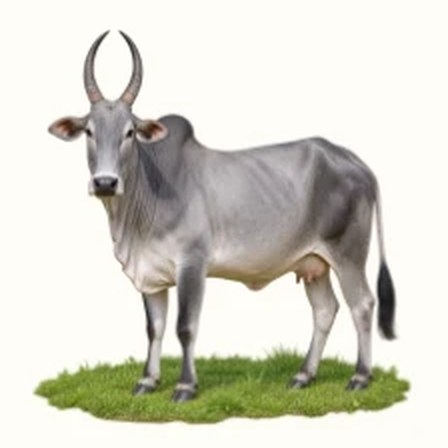
#> input picture seed-media/breeds/amritmahal.jpg, 448 x 448 px; its folder holds only this picture in this run
$ python cow-pasture.py
#> lines starting #> are read from the running program, lines starting #| are printed output that depends on the picture; after the words box and inside, x2 and y2 are one past the last pixel; in counts of white or black regions, pixels touching at a corner belong together
"""
Puts every breed photo (seed-media/breeds/*.jpg: a cow on a white backdrop
standing on a small grass patch) into a photo-like pasture, so the cow looks
like it is really standing in a field: sky, a hazy tree line, meadow with depth
blur, a soft contact shadow and grass in front of the hooves.
Output: public/images/cows/<slug>.jpg (800x800).
Run: python3 scripts/cow-pasture.py
"""
import glob
import math
import os
import random

import cv2
import numpy as np
from PIL import Image, ImageDraw, ImageFilter

S = 1120  # large enough for the cow detail page; the cow comes from the 4x AI-upscaled photo
F = S / 560  # sizes below were tuned at 560 px
os.makedirs('public/images/cows', exist_ok=True)


def cutout(path):
    """Remove the near-white backdrop by flood-filling from the border."""
#> called with path = 'seed-media/breeds/amritmahal.jpg'
    img = cv2.imread(path)
#> img is the input picture: shape (448, 448, 3); mean B, G, R 200.1, 211.3, 212.5
    h, w = img.shape[:2]
    lab = cv2.cvtColor(img, cv2.COLOR_BGR2LAB).astype(np.int16)
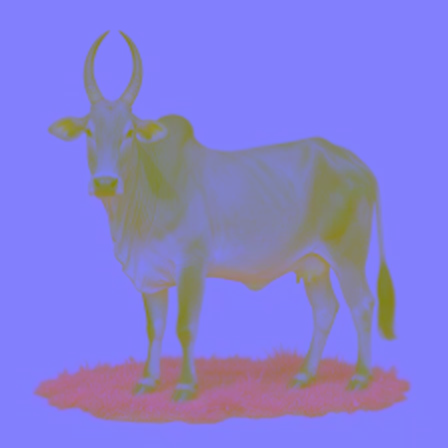
#> lab: shape (448, 448, 3) int16; mean B, G, R 213.9, 126.4, 133.7
    bg = np.median(np.concatenate([lab[0], lab[-1], lab[:, 0], lab[:, -1]]), axis=0)
#> bg = [253, 127, 130]
    dist = np.sqrt(((lab - bg) ** 2).sum(2))
    near = (dist < 14).astype(np.uint8)
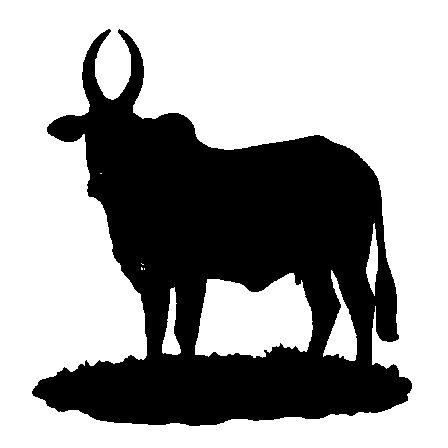
#> near: shape (448, 448); values 0 (black) and 1 (white), 63% white; 1 black region, box (x1, y1, x2, y2) and area: (32, 29, 412, 426) 74167
    mask = np.zeros((h + 2, w + 2), np.uint8)
    flood = near.copy() * 255
    for x, y in [(0, 0), (w - 1, 0), (0, h - 1), (w - 1, h - 1), (w // 2, 0)]:
        if flood[y, x] == 255:
            cv2.floodFill(flood, mask, (x, y), 128)
    alpha = np.where(flood == 128, 0, 255).astype(np.uint8)
#> alpha: shape (448, 448); 42% white; 1 white region, box (x1, y1, x2, y2) and area: (32, 29, 412, 426) 84231
    # backdrop showing through closed gaps (between the legs, under the belly)
    n, lbl, stats, _ = cv2.connectedComponentsWithStats((dist < 9).astype(np.uint8), 8)
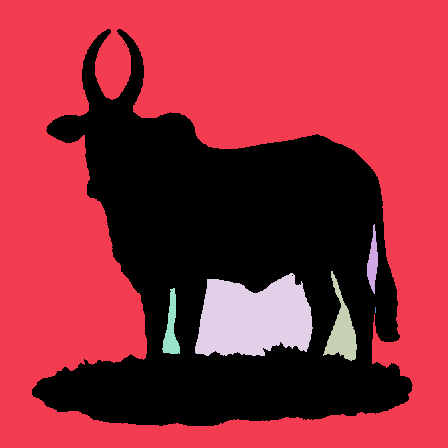
#> lbl: shape (448, 448) int32; 7 distinct labels, from 0 to 6; one colour per label, 0 black
#> n = 7; stats = [[32, 29, 381, 397, 75261], [0, 0, 448, 448, 115727], [367, 224, 11, 70, 435], [323, 271, 34, 90, 1248], [195, 273, 118, 83, 7437], [162, 288, 18, 66, 590], [375, 307, 1, 6, 6]]
    for i in range(1, n):
        if stats[i, cv2.CC_STAT_AREA] >= 120:
            alpha[lbl == i] = 0
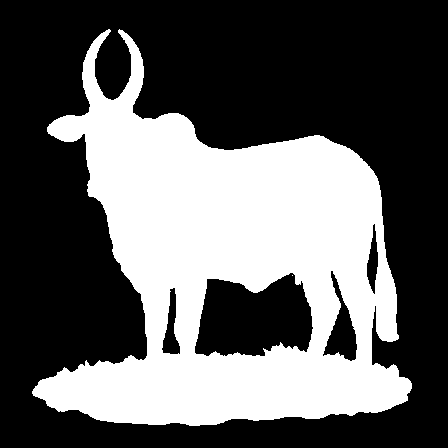
#> alpha: shape (448, 448); 37.1% white; 2 white regions (1 under 20 px), largest, box (x1, y1, x2, y2) and area: (32, 29, 412, 426) 74520
    # drop the grass patch the photo stood on (green or pale pixels in the bottom band)
    ys_, xs_ = np.where(alpha > 40)
    top, bottom = ys_.min(), ys_.max()
#> top = 29; bottom = 425
    band = int(bottom - (bottom - top) * 0.2)
#> band = 345
    rgbi = img[..., ::-1].astype(np.int16)
    R, G, B = rgbi[..., 0], rgbi[..., 1], rgbi[..., 2]
    greenish = (G > R + 6) & (G > B + 6)
#> greenish: shape (448, 448) bool; 8.1% white; 1 white region, box (x1, y1, x2, y2) and area: (33, 351, 410, 422) 16351
    pale = (rgbi.min(2) > 200) & ((rgbi.max(2) - rgbi.min(2)) < 30)
#> pale: shape (448, 448) bool; 64.8% white; 1 black region, box (x1, y1, x2, y2) and area: (33, 30, 411, 426) 70725
    kill = np.zeros_like(alpha, bool)
    kill[band:] = (greenish | pale)[band:]
#> kill: shape (448, 448) bool; 20.4% white; 4 white regions (2 under 20 px), largest, box (x1, y1, x2, y2) and area: (0, 345, 448, 448) 40827, (153, 358, 157, 368) 24
    alpha[kill] = 0
    # the patch outline is a thin line touching the hooves: remove thin shapes in the bottom band
    alpha[band:] = cv2.morphologyEx(alpha[band:], cv2.MORPH_OPEN, cv2.getStructuringElement(cv2.MORPH_ELLIPSE, (13, 13)))
#> alpha: shape (448, 448); 27.1% white; 6 white regions (2 under 20 px), largest, box (x1, y1, x2, y2) and area: (47, 29, 399, 387) 52711, (172, 361, 197, 402) 719, (349, 347, 374, 390) 680, (144, 366, 160, 388) 271
    # keep only the cow: the largest connected shape (drops the patch's leftover outline)
    n2, lbl2, st2, _ = cv2.connectedComponentsWithStats((alpha > 60).astype(np.uint8), 8)
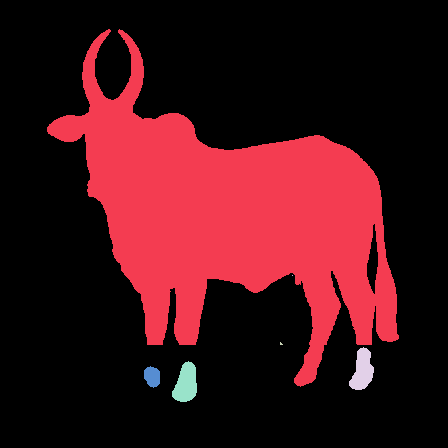
#> lbl2: shape (448, 448) int32; 7 distinct labels, from 0 to 6; one colour per label, 0 black
#> n2 = 7; st2 = [[0, 0, 448, 448, 146316], [47, 29, 352, 358, 52711], [292, 275, 1, 1, 1], [280, 342, 3, 3, 6], [349, 347, 25, 43, 680], [172, 361, 25, 41, 719], [144, 366, 16, 22, 271]]
    if n2 > 1:
        keep = 1 + int(np.argmax(st2[1:, cv2.CC_STAT_AREA]))
#> keep = 1
        body = cv2.dilate((lbl2 == keep).astype(np.uint8), np.ones((5, 5), np.uint8)) > 0
#> body: shape (448, 448) bool; 28.7% white; 1 white region, box (x1, y1, x2, y2) and area: (45, 27, 401, 389) 57533
        alpha[~body] = 0
#> alpha: shape (448, 448); 26.3% white; 2 white regions (1 under 20 px), largest, box (x1, y1, x2, y2) and area: (47, 29, 399, 387) 52711
    alpha = cv2.morphologyEx(alpha, cv2.MORPH_OPEN, np.ones((3, 3), np.uint8))
#> alpha: shape (448, 448); 26.3% white; 1 white region, box (x1, y1, x2, y2) and area: (47, 30, 399, 386) 52700
    alpha = cv2.GaussianBlur(alpha, (0, 0), 0.9)
    rgb = cv2.cvtColor(img, cv2.COLOR_BGR2RGB)
    # use the AI-upscaled photo (scripts/upscale-cows.py) when there is one: the
    # cut-out shape is worked out on the small original and scaled up with it
    hd = path.replace('/breeds/', '/breeds-hd/').replace('.jpg', '.png')
    if os.path.exists(hd):
        rgb = np.asarray(Image.open(hd).convert('RGB'))
        alpha = cv2.resize(alpha, (rgb.shape[1], rgb.shape[0]), interpolation=cv2.INTER_CUBIC)
        # pull the edge in a little so no light fringe from the white backdrop remains
        alpha = cv2.erode(alpha, cv2.getStructuringElement(cv2.MORPH_ELLIPSE, (13, 13)))
        alpha = cv2.GaussianBlur(alpha, (0, 0), 1.2)
    out = np.dstack([rgb, alpha])
    ys, xs = np.where(alpha > 40)
    return Image.fromarray(out[ys.min():ys.max() + 1, xs.min():xs.max() + 1], 'RGBA')


def backdrop(seed):
    rng = np.random.default_rng(seed)
    r = random.Random(seed)
    y = np.linspace(0, 1, S)[:, None]
    horizon = 0.56
    # sky: soft blue at the top, warm haze at the horizon
    top, low = np.array([176, 205, 226]), np.array([244, 238, 224])
    t = np.clip(y / horizon, 0, 1) ** 0.8
    sky = top * (1 - t[..., None]) + low * t[..., None]
    img = np.repeat(sky, S, axis=1).astype(np.float32)
    # a few soft clouds
    cl = Image.new('L', (S, S), 0)
    cd = ImageDraw.Draw(cl)
    for _ in range(5):
        cx, cy = r.uniform(0, S), r.uniform(40 * F, S * 0.32)
        for _k in range(7):
            rr = r.uniform(25, 60) * F
            ox, oy = r.uniform(-70, 70) * F, r.uniform(-12, 12) * F
            cd.ellipse([cx + ox - rr * 1.6, cy + oy - rr * 0.6, cx + ox + rr * 1.6, cy + oy + rr * 0.6], fill=r.randint(60, 110))
    cl = np.array(cl.filter(ImageFilter.GaussianBlur(18 * F))).astype(np.float32)[..., None] / 255
    img = img * (1 - cl) + 255 * cl
    # distant tree line (hazy, blurred)
    tl = Image.new('L', (S, S), 0)
    td = ImageDraw.Draw(tl)
    hy = int(S * horizon)
    x = -20
    while x < S + 20:
        w = r.uniform(30, 80) * F
        h = r.uniform(25, 70) * F
        td.ellipse([x, hy - h, x + w, hy + 10 * F], fill=255)
        x += w * 0.55
    tl = np.array(tl.filter(ImageFilter.GaussianBlur(4 * F))).astype(np.float32)[..., None] / 255
    trees = np.array([112, 132, 102], np.float32)
    img = img * (1 - tl * 0.85) + trees * tl * 0.85
    # meadow: darker, greener and sharper towards the viewer
    g = np.clip((y - horizon) / (1 - horizon), 0, 1)
    far, near_c = np.array([164, 176, 118]), np.array([96, 128, 56])
    meadow = far * (1 - g[..., None]) + near_c * g[..., None]
    m = (y > horizon).astype(np.float32)[..., None]
    img = img * (1 - m) + np.repeat(meadow, S, axis=1) * m
    # grass texture: many short blades, blurred more with distance
    tex = Image.new('RGBA', (S, S), (0, 0, 0, 0))
    gd = ImageDraw.Draw(tex)
    for _ in range(int(9000 * F * F)):
        yy = hy + (S - hy) * (r.random() ** 0.7)
        d = (yy - hy) / (S - hy)
        xx = r.uniform(0, S)
        L = (2 + 16 * d) * F
        col = r.choice([(70, 100, 40), (128, 150, 76), (150, 160, 90), (88, 118, 48), (180, 176, 110)])
        gd.line([(xx, yy), (xx + r.uniform(-3, 3) * d, yy - L)], fill=col + (int(90 + 120 * d),), width=max(1, int((1 + 1.5 * d) * F)))
    far_layer = tex.filter(ImageFilter.GaussianBlur(1.6 * F))
    fl = np.array(far_layer).astype(np.float32)
    nl = np.array(tex).astype(np.float32)
    depth = np.clip((y - horizon) / (1 - horizon), 0, 1)[..., None]
    layer = fl * (1 - depth) + nl * depth
    a = layer[..., 3:4] / 255
    img = img * (1 - a) + layer[..., :3] * a
    # a little film grain
    img += rng.normal(0, 1.5, img.shape)
    return np.clip(img, 0, 255).astype(np.uint8)


def foreground_grass(seed, x0, x1, y):
    r = random.Random(seed + 99)
    layer = Image.new('RGBA', (S, S), (0, 0, 0, 0))
    d = ImageDraw.Draw(layer)
    for _ in range(int((x1 - x0) * 5 * F)):
        xx = r.uniform(x0 - 70 * F, x1 + 70 * F)
        yy = y + r.uniform(-4, 34) * F
        col = r.choice([(76, 108, 42), (104, 134, 56), (132, 150, 70), (64, 92, 34), (118, 140, 62)])
        L = r.uniform(12, 40) * F
        d.line([(xx, yy), (xx + r.uniform(-5, 5) * F, yy - L)], fill=col + (235,), width=max(2, int(2 * F)))
    return layer.filter(ImageFilter.GaussianBlur(0.4 * F))


for path in sorted(glob.glob('seed-media/breeds/*.jpg')):
    slug = os.path.splitext(os.path.basename(path))[0]
    seed = sum(map(ord, slug))
    cow = cutout(path)
    # scale: cow fills about 70% of the width
    k = min(S * 0.74 / cow.width, S * 0.62 / cow.height, 1.1)  # never enlarge more than 10%
    cow = cow.resize((int(cow.width * k), int(cow.height * k)), Image.LANCZOS)
    # crisp the cow (the background stays soft, like a photo with shallow depth of field)
    a_ = cow.getchannel('A')
    cow = cow.convert('RGB').filter(ImageFilter.UnsharpMask(radius=1.2, percent=80, threshold=2)).convert('RGBA')
    cow.putalpha(a_)
    bg = Image.fromarray(backdrop(seed), 'RGB').convert('RGBA')
#> the loop in backdrop, `while x < S + 20:` made 19 passes
#> (w, h, x) on passes 1 to 8: (156.6, 56.47, 66.15), (64.19, 70.36, 101.5), (117.3, 134.5, 166), (78.11, 91.87, 208.9), (159.7, 139.9, 296.8), (78.02, 107.1, 339.7), (70.04, 107.9, 378.2), (80.75, 126.2, 422.6)
#> after the loop in backdrop, `while x < S + 20:`: x = 1161.5
#> in backdrop, `img = img * (1 - m) + np.repeat(meadow, S, axis=1) * m`:
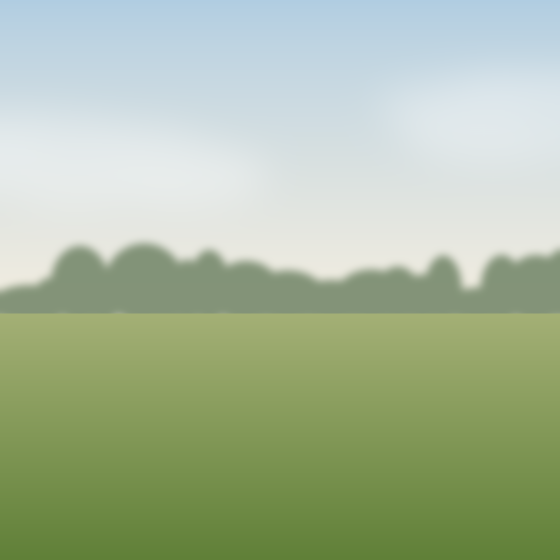
#> img: shape (1120, 1120, 3) float64 (shown at 1/2 size); mean R, G, B 169.1, 185.5, 156.3
#> the loop in backdrop, `for _ in range(int(9000 * F * F)):` made 36000 passes
#> (yy, d, xx, L, col) on passes 1 to 3: (857.6, 0.468, 556.8, 18.97, (128, 150, 76)), (969.1, 0.694, 754.3, 26.21, (70, 100, 40)), (979, 0.714, 309.9, 26.85, (150, 160, 90))
#> in backdrop, `return np.clip(img, 0, 255).astype(np.uint8)`:
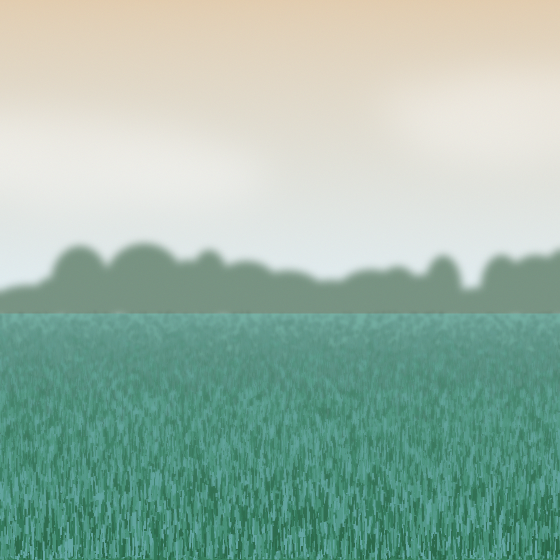
#> returned value: shape (1120, 1120, 3) (shown at 1/2 size); mean of channels 0, 1, 2 167.1, 181.8, 153.1; drawn as B, G, R
    feet = int(S * 0.9)
    # the photo's grass patch is gone: stand the hooves on the meadow

    x = (S - cow.width) // 2
    y = feet - cow.height
    # contact shadow under the body and hooves
    sh = Image.new('L', (S, S), 0)
    ImageDraw.Draw(sh).ellipse([x + cow.width * 0.12, feet - 16 * F, x + cow.width * 0.9, feet + 14 * F], fill=150)
    sh = sh.filter(ImageFilter.GaussianBlur(12 * F))
    dark = Image.new('RGBA', (S, S), (30, 34, 14, 255))
    bg = Image.composite(dark, bg, sh.point(lambda v: int(v * 0.55)))
    bg.alpha_composite(cow, (x, y))
    bg.alpha_composite(foreground_grass(seed, x + cow.width * 0.08, x + cow.width * 0.92, feet))
    # gentle warm grade and vignette
    out = np.array(bg.convert('RGB')).astype(np.float32)
    out *= np.array([1.03, 1.0, 0.95])
    yy, xx = np.mgrid[0:S, 0:S]
    v = 1 - 0.18 * (((xx - S / 2) / (S / 2)) ** 2 + ((yy - S / 2) / (S / 2)) ** 2)
    out *= v[..., None]
    Image.fromarray(out.clip(0, 255).astype(np.uint8)).save(f'public/images/cows/{slug}.jpg', quality=92)
    print(slug)

$ run again, on seed-media/breeds/hariana.jpg
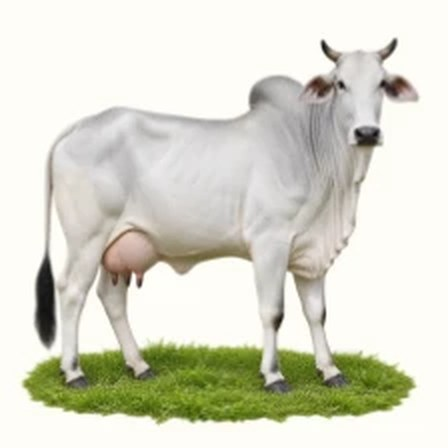
#> input picture seed-media/breeds/hariana.jpg, 448 x 448 px
#> in cutout, img is the input picture: shape (448, 448, 3); mean B, G, R 202.5, 216.9, 216.8
#> in cutout, `bg = np.median(np.concatenate([lab[0], lab[-1], lab[:, 0], lab[:, -1]]..`: bg = [253, 127, 130]
#> near: shape (448, 448); values 0 (black) and 1 (white), 54.6% white; 1 black region, box (x1, y1, x2, y2) and area: (20, 37, 420, 426) 91202
#> lbl: shape (448, 448) int32; 6 distinct labels, from 0 to 5
#> n = 6; stats = [[19, 37, 402, 390, 92412], [0, 0, 448, 448, 95177], [51, 206, 15, 74, 693], [128, 258, 135, 88, 9563], [279, 273, 34, 79, 1376], [79, 275, 39, 76, 1483]]
#> after the loop in cutout, `for i in range(1, n):`:
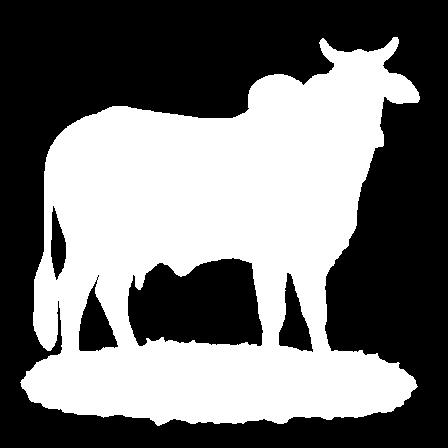
#> alpha: shape (448, 448); 45.7% white; 1 white region, box (x1, y1, x2, y2) and area: (20, 37, 420, 426) 91654
#> top = 37; bottom = 425
#> band = 347
#> greenish: shape (448, 448) bool; 10.9% white; 1 white region, box (x1, y1, x2, y2) and area: (22, 342, 416, 424) 21893
#> pale: shape (448, 448) bool; 67.9% white; 14 black regions (8 under 20 px), largest, box (x1, y1, x2, y2) and area: (20, 39, 417, 425) 62447, (372, 38, 419, 124) 1450, (135, 119, 169, 141) 373, (353, 51, 366, 62) 87, (256, 208, 262, 215) 24, (234, 192, 237, 200) 22
#> kill: shape (448, 448) bool; 21% white; 12 white regions (6 under 20 px), largest, box (x1, y1, x2, y2) and area: (0, 347, 448, 448) 41907, (316, 347, 328, 364) 148, (268, 374, 279, 382) 61, (125, 347, 134, 356) 54, (69, 371, 78, 379) 39, (329, 368, 337, 375) 30
#> lbl2: shape (448, 448) int32; 6 distinct labels, from 0 to 5
#> n2 = 6; st2 = [[0, 0, 448, 448, 133747], [33, 37, 387, 310, 66077], [126, 353, 24, 27, 428], [73, 375, 14, 13, 134], [330, 374, 13, 13, 121], [272, 377, 17, 16, 197]]
#> keep = 1
#> body: shape (448, 448) bool; 35.5% white; 1 white region, box (x1, y1, x2, y2) and area: (31, 35, 422, 349) 71324
#> the loop in backdrop, `while x < S + 20:` made 19 passes
#> (w, h, x) on passes 1 to 8: (126.1, 89.51, 49.34), (73.25, 87.49, 89.63), (141.5, 74.94, 167.4), (106.6, 105.9, 226.1), (95.77, 50.94, 278.8), (82.31, 131.5, 324), (123.1, 60.88, 391.8), (151.7, 129, 475.2)
#> after the loop in backdrop, `while x < S + 20:`: x = 1166.5
#> tex: PIL image 1120x1120 RGBA; every value is 0
#> the loop in backdrop, `for _ in range(int(9000 * F * F)):` made 36000 passes
#> (yy, d, xx, L, col) on passes 1 to 3: (961.5, 0.679, 78.01, 25.71, (88, 118, 48)), (907.1, 0.568, 19.09, 22.18, (150, 160, 90)), (1101, 0.962, 117, 34.77, (88, 118, 48))
#> in backdrop, `return np.clip(img, 0, 255).astype(np.uint8)`:
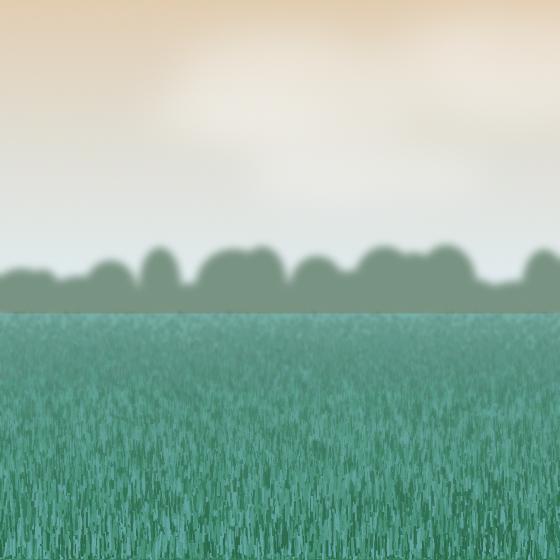
#> returned value: shape (1120, 1120, 3) (shown at 1/2 size); mean of channels 0, 1, 2 167.9, 182.2, 153.1; drawn as B, G, R

$ run again, on seed-media/breeds/kangayam.jpg
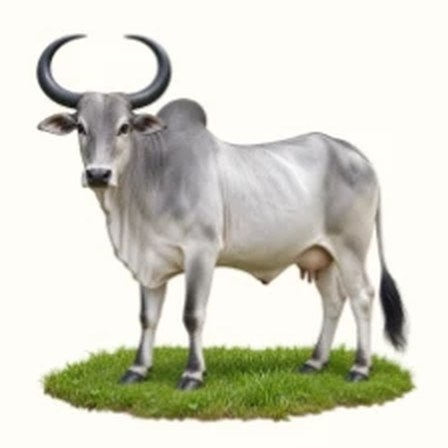
#> input picture seed-media/breeds/kangayam.jpg, 448 x 448 px
#> in cutout, img is the input picture: shape (448, 448, 3); mean B, G, R 199.7, 212.4, 212.4
#> in cutout, `bg = np.median(np.concatenate([lab[0], lab[-1], lab[:, 0], lab[:, -1]]..`: bg = [253, 127, 130]
#> near: shape (448, 448); values 0 (black) and 1 (white), 60.4% white; 2 black regions (1 under 20 px), largest, box (x1, y1, x2, y2) and area: (35, 33, 418, 424) 79411
#> lbl: shape (448, 448) int32; 9 distinct labels, from 0 to 8
#> n = 9; stats = [[35, 33, 383, 391, 80678], [0, 0, 448, 448, 110445], [278, 157, 1, 1, 1], [280, 159, 2, 1, 2], [282, 160, 20, 25, 96], [304, 188, 1, 1, 1], [203, 266, 119, 82, 7559], [156, 276, 32, 69, 1356], [334, 302, 22, 44, 566]]
#> after the loop in cutout, `for i in range(1, n):`:
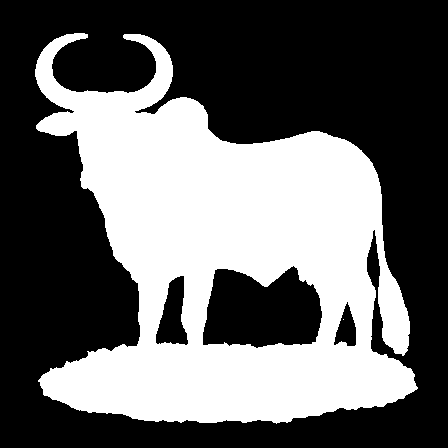
#> alpha: shape (448, 448); 39.8% white; 2 white regions (1 under 20 px), largest, box (x1, y1, x2, y2) and area: (35, 33, 418, 424) 79956
#> top = 33; bottom = 423
#> band = 345
#> greenish: shape (448, 448) bool; 8.8% white; 1 white region, box (x1, y1, x2, y2) and area: (43, 344, 413, 415) 17724
#> pale: shape (448, 448) bool; 65.2% white; 8 black regions (6 under 20 px), largest, box (x1, y1, x2, y2) and area: (36, 34, 416, 423) 69698, (269, 179, 285, 199) 55
#> kill: shape (448, 448) bool; 20.1% white; 5 white regions (3 under 20 px), largest, box (x1, y1, x2, y2) and area: (0, 345, 448, 448) 40305, (146, 345, 148, 358) 25
#> lbl2: shape (448, 448) int32; 15 distinct labels, from 0 to 14
#> n2 = 15; st2 = 15 rows, first 6: [0, 0, 448, 448, 142514], [35, 33, 375, 346, 56606], [343, 319, 1, 1, 1], [336, 341, 11, 4, 28], [208, 342, 20, 3, 24], [275, 343, 9, 2, 13]
#> keep = 1
#> body: shape (448, 448) bool; 31% white; 1 white region, box (x1, y1, x2, y2) and area: (33, 31, 412, 381) 62172
#> the loop in backdrop, `while x < S + 20:` made 20 passes
#> (w, h, x) on passes 1 to 8: (102.6, 100.2, 36.45), (116.7, 50.78, 100.7), (90.42, 77.25, 150.4), (83.71, 59.47, 196.4), (138, 120.4, 272.3), (140.8, 115.7, 349.8), (73.05, 80.67, 389.9), (106.3, 132.9, 448.4)
#> after the loop in backdrop, `while x < S + 20:`: x = 1193.2
#> tex: PIL image 1120x1120 RGBA; every value is 0
#> the loop in backdrop, `for _ in range(int(9000 * F * F)):` made 36000 passes
#> (yy, d, xx, L, col) on passes 1 to 3: (649.2, 0.045, 241.8, 5.44, (180, 176, 110)), (795.6, 0.342, 999.5, 14.94, (70, 100, 40)), (992.2, 0.741, 240.2, 27.7, (150, 160, 90))
#> in backdrop, `return np.clip(img, 0, 255).astype(np.uint8)`:
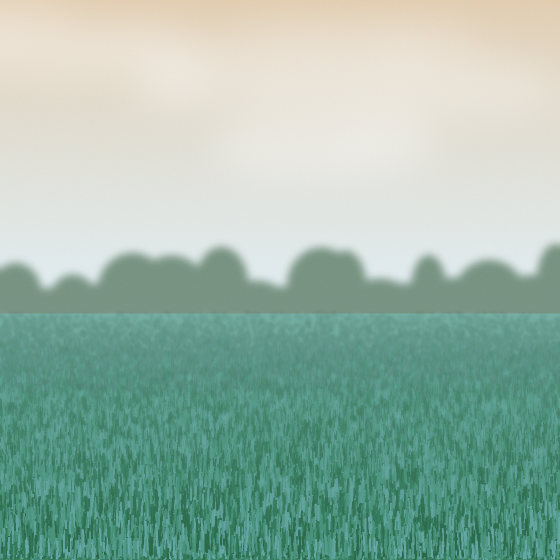
#> returned value: shape (1120, 1120, 3) (shown at 1/2 size); mean of channels 0, 1, 2 168.7, 182.9, 153.8; drawn as B, G, R
